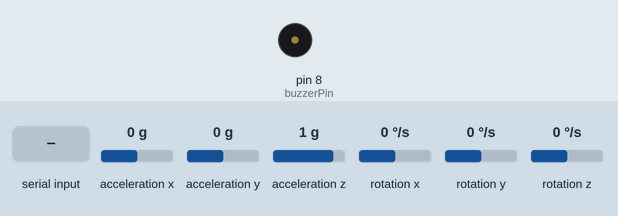
Recording of a sketch running on a simulated Arduino Uno, built with avr-gcc and run on an emulated ATmega328P. Shown: buzzer (waves = sounding, pin HIGH). Wiring (inferred from the names in the program): MPU-6050 motion sensor at I2C address 0x68. Inputs (shaded band) come from the test bench; at power-on: acceleration x 0 g, acceleration y 0 g, acceleration z 1 g, rotation x 0 °/s, rotation y 0 °/s, rotation z 0 °/s. What the sketch prints to the serial monitor is not drawn.

Above: at 4.6 s.
4.7 s: "1" received over Serial
At 5.7 s:
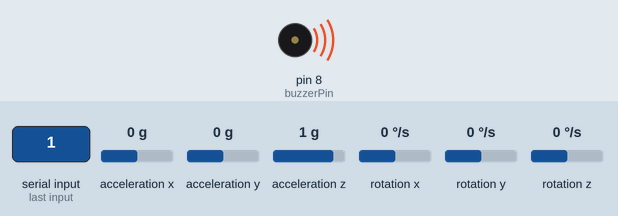
6.2 s: "0" received over Serial
At 6.9 s:
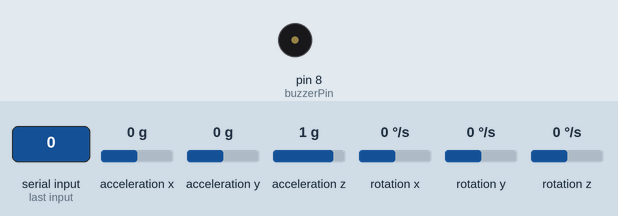
Timing chart, 0 to 9.2 s (numbered marks = the images above; inputs shaded):
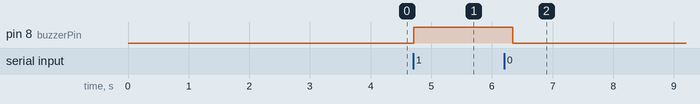

Measured:
- after the input at 4.7 s, pin 8 (buzzerPin): LOW → HIGH at once
- after the input at 6.2 s, pin 8 (buzzerPin): HIGH → LOW after 0.14 s

The sketch:

final.ino
```cpp
#include <Wire.h>
#define MPU_ADDR 0x68
int buzzerPin = 8;

long gx_offset = 0, gy_offset = 0, gz_offset = 0;

void setup() {
  Serial.begin(9600);
  Wire.begin();

  pinMode(buzzerPin, OUTPUT);
  digitalWrite(buzzerPin, LOW);

  Wire.beginTransmission(MPU_ADDR);
  Wire.write(0x6B);
  Wire.write(0);
  Wire.endTransmission(true);

  Serial.println("MPU6050 Active!");
  delay(1000);

  Serial.println("Calibrating gyro... Keep the sensor still...");
  const int samples = 500;
  for (int i = 0; i < samples; i++) {
    Wire.beginTransmission(MPU_ADDR);
    Wire.write(0x43);
    Wire.endTransmission(false);
    Wire.requestFrom(MPU_ADDR, 6, true);

    int16_t GyX = Wire.read() << 8 | Wire.read();
    int16_t GyY = Wire.read() << 8 | Wire.read();
    int16_t GyZ = Wire.read() << 8 | Wire.read();

    gx_offset += GyX;
    gy_offset += GyY;
    gz_offset += GyZ;
    delay(3);
  }

  gx_offset /= samples;
  gy_offset /= samples;
  gz_offset /= samples;
  Serial.println("Gyro calibration complete!");
  delay(500);
}

void loop() {
  Wire.beginTransmission(MPU_ADDR);
  Wire.write(0x3B);
  Wire.endTransmission(false);
  Wire.requestFrom(MPU_ADDR, 6, true);
  int16_t AcX = Wire.read() << 8 | Wire.read();
  int16_t AcY = Wire.read() << 8 | Wire.read();
  int16_t AcZ = Wire.read() << 8 | Wire.read();

  float Ax = AcX / 16384.0;
  float Ay = AcY / 16384.0;
  float Az = AcZ / 16384.0;

  Wire.beginTransmission(MPU_ADDR);
  Wire.write(0x43);
  Wire.endTransmission(false);
  Wire.requestFrom(MPU_ADDR, 6, true);
  int16_t GyX = Wire.read() << 8 | Wire.read();
  int16_t GyY = Wire.read() << 8 | Wire.read();
  int16_t GyZ = Wire.read() << 8 | Wire.read();

  GyX -= gx_offset;
  GyY -= gy_offset;
  GyZ -= gz_offset;

  float Gx = GyX / 131.0;
  float Gy = GyY / 131.0;
  float Gz = GyZ / 131.0;

  Serial.print(Ax); Serial.print(",");
  Serial.print(Ay); Serial.print(",");
  Serial.print(Az); Serial.print(",");
  Serial.print(Gx); Serial.print(",");
  Serial.print(Gy); Serial.print(",");
  Serial.println(Gz);

  if (Serial.available()) {
    char c = Serial.read();
    if (c == '1') digitalWrite(buzzerPin, HIGH);
    else if (c == '0') digitalWrite(buzzerPin, LOW);
  }

  delay(200);
}
```
